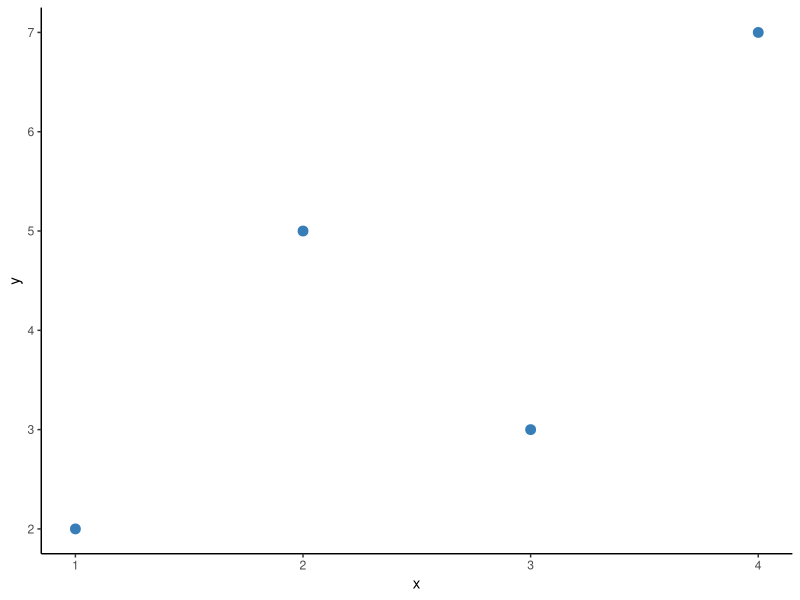
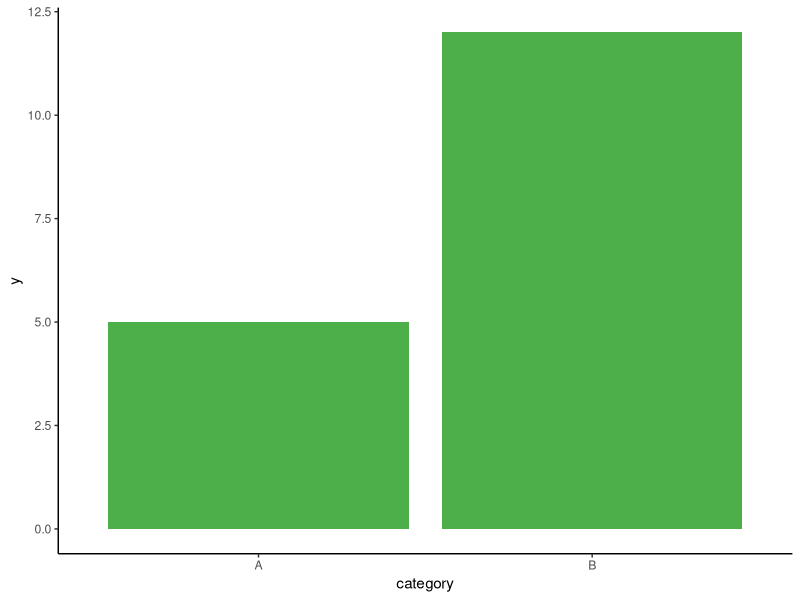

The R script that drew these images, in order:
# Owned deterministic UI fixture. Source through the application's existing script editor.
library(ggplot2)
cat("R_WORKSPACE_LOCALE=", Sys.getlocale(), "\n")
df <- data.frame(x = 1:4, y = c(2, 5, 3, 7), category = c("A", "B", "A", "B"))
numeric_value <- 42
character_value <- "UTF-8: \uD55C\uAE00 / caf\u00E9 / \u65E5\u672C\u8A9E"
assign("\uD55C\uAE00_\uBCC0\uC218", "\uD55C\uAE00 \uAC12", envir = .GlobalEnv)
a_very_long_variable_name_for_narrow_workspace_readability <- seq_len(5)
long_metadata <- structure(list(value = 1), class = c(
  "a_very_long_class_name_for_metadata_layout_verification",
  "another_long_class_name_for_narrow_panels", "list"))
plot_A <- ggplot(df, aes(x, y)) + geom_point(color = "#377EB8", size = 3) + theme_classic()
plot_B <- ggplot(df, aes(category, y)) + geom_col(fill = "#4DAF4A") + theme_classic()
local({
  for (i in seq_len(20)) assign(sprintf("fixture_value_%02d", i), i, envir = .GlobalEnv)
})
cat("R_WORKSPACE_UI_FIXTURE_READY\n")
